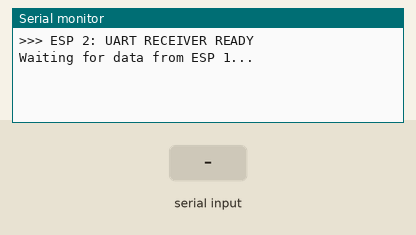
Simulated run of this sketch. Board: ESP32. Shown: the last lines printed to the serial monitor. The test bench sets the inputs (shaded band).

Above: at 1.2 s.
1.3 s: "1\n" received over the second serial link
At 2.4 s:
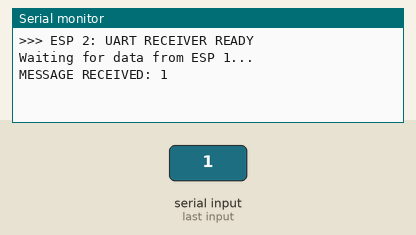
2.8 s: "0\n" received over the second serial link
At 3.5 s:
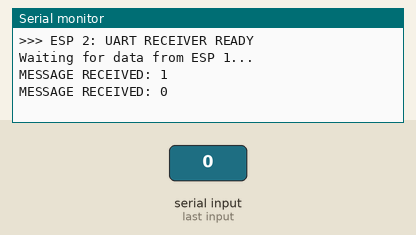
4.3 s: "2\n" received over the second serial link
At 4.6 s:
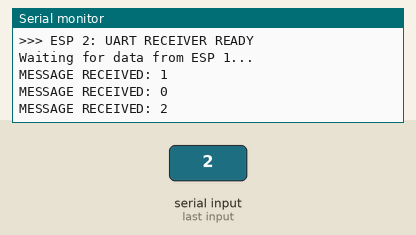

The sketch:

UART_connection_test_receiver.ino
```cpp
void setup() {
  // Serial is for the PC Monitor
  Serial.begin(115200);
  // Serial2 is for the connection from ESP 1
  Serial2.begin(115200, SERIAL_8N1, 16, 17); // RX=16, TX=17

  Serial.println(">>> ESP 2: UART RECEIVER READY");
  Serial.println("Waiting for data from ESP 1...");
}

void loop() {
  // Check if ESP 1 sent anything
  if (Serial2.available()) {
    String received = Serial2.readStringUntil('\n');
    received.trim();

    // Print to PC Serial Monitor
    Serial.print("MESSAGE RECEIVED: ");
    Serial.println(received);
  }
}
```

Measured:
- after the input at 1.3 s, the serial monitor: prints a new line at once (image 1)
- after the input at 2.8 s, the serial monitor: prints a new line at once (image 2)
- after the input at 4.3 s, the serial monitor: prints a new line at once (image 3)
